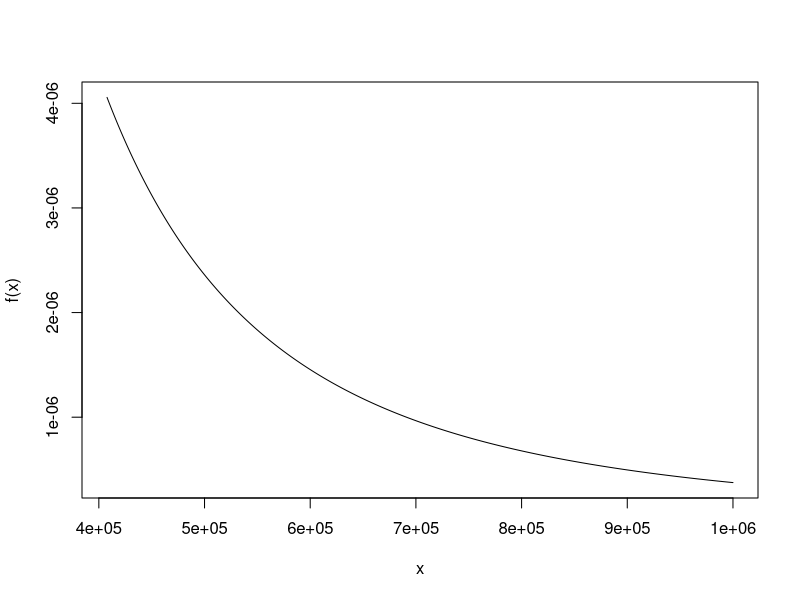
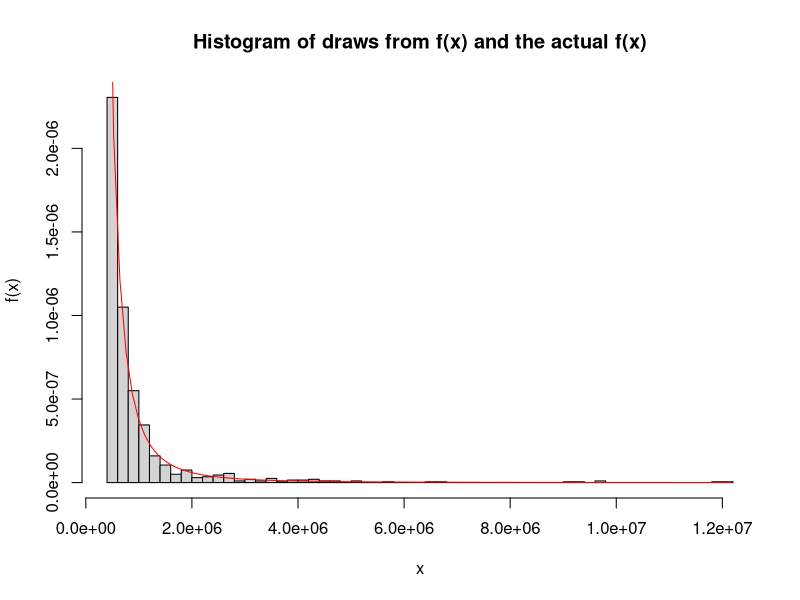
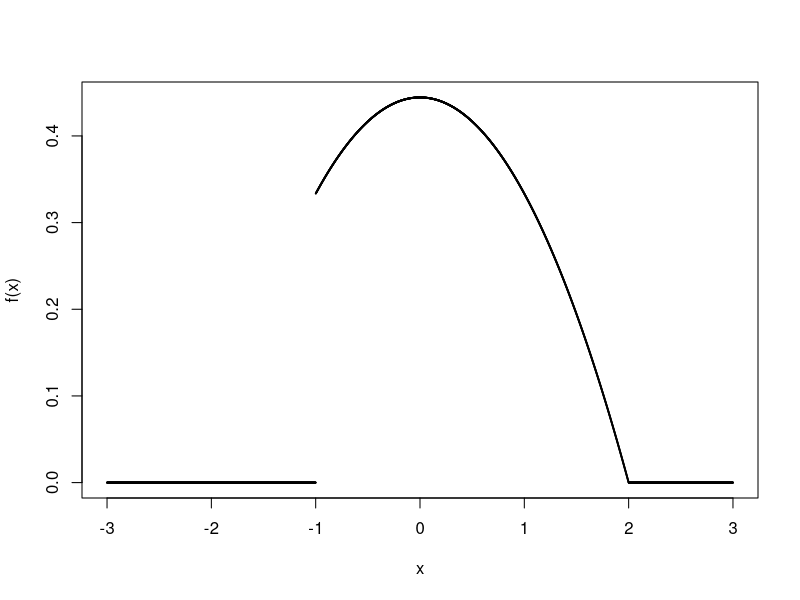
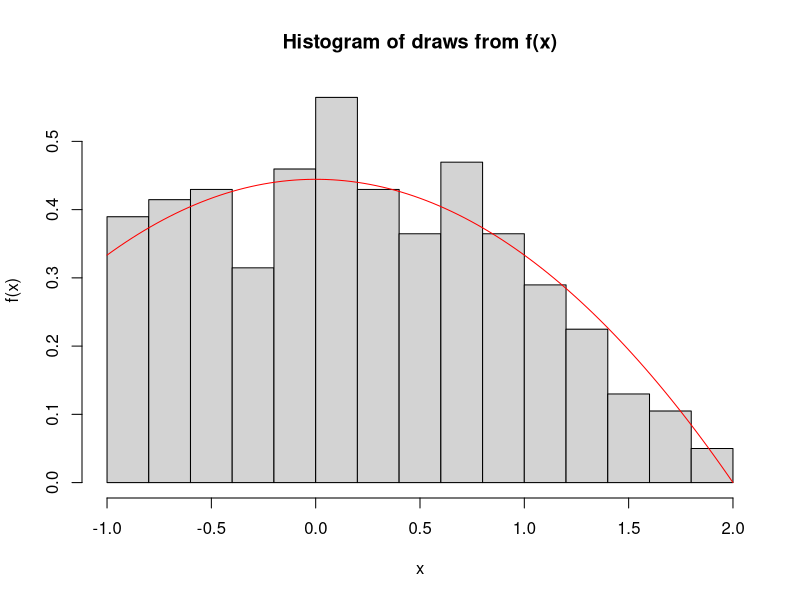
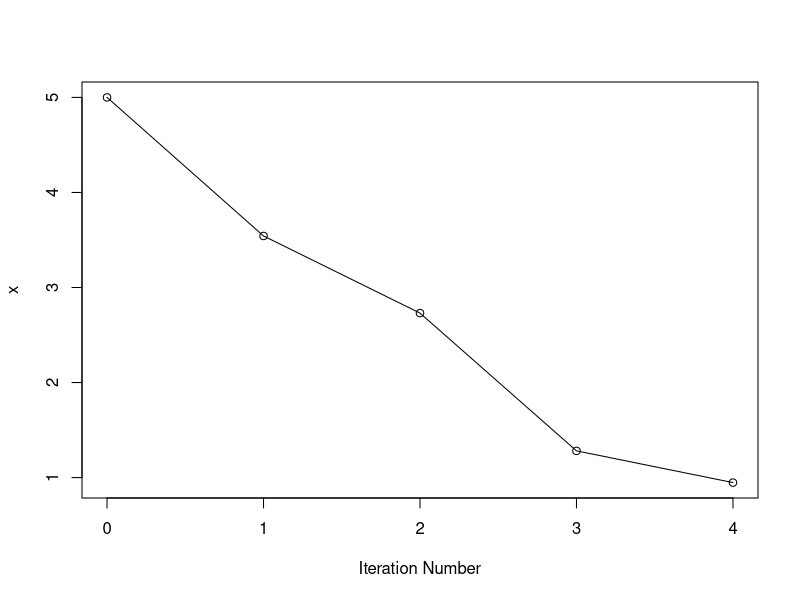
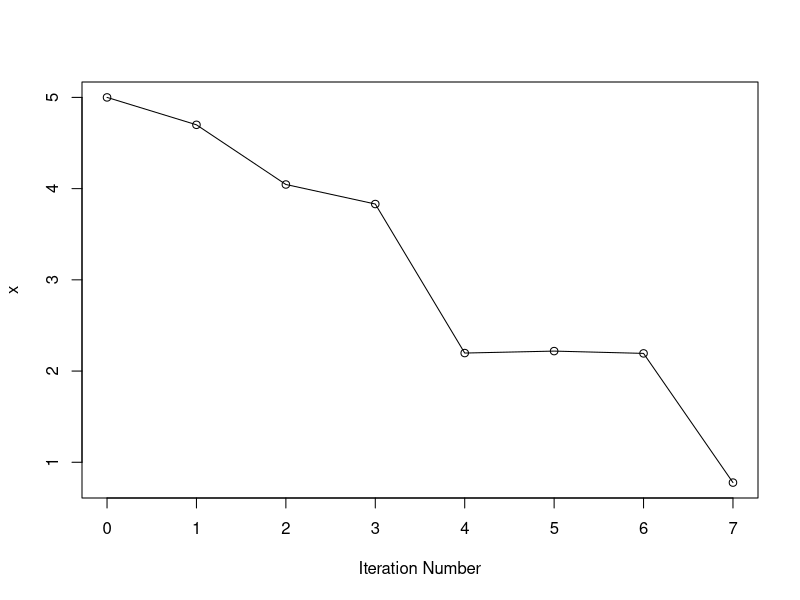
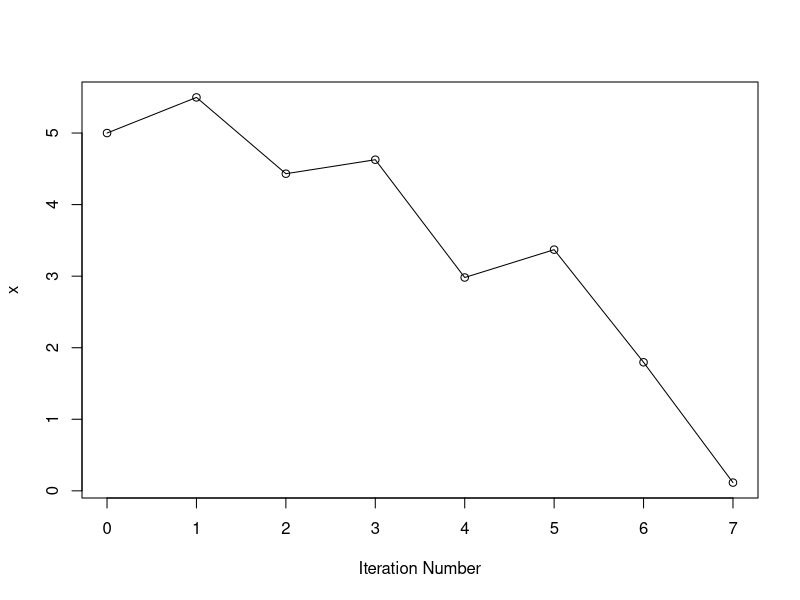
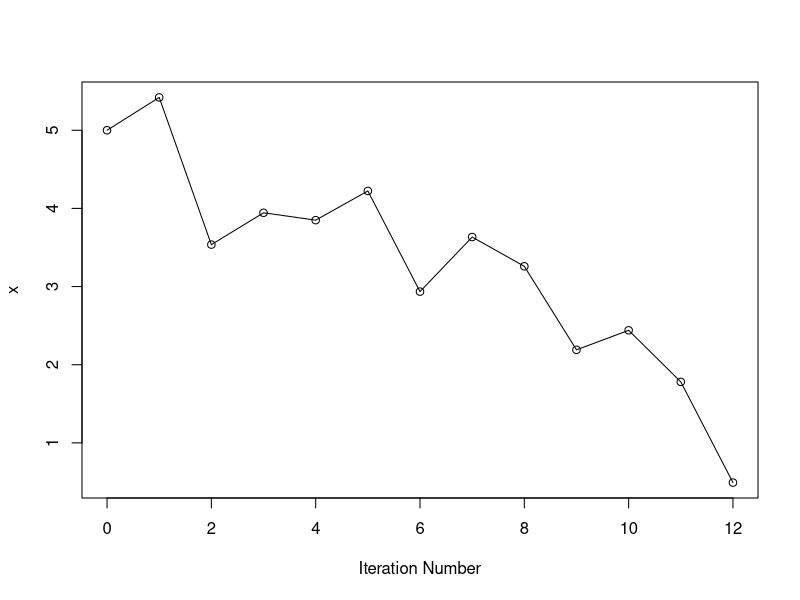

The R source for these figures, in order:
## ---- chunk 1
set.seed(1000) 
## ---- chunk 2
f <- function(x, a = 2.654, x.min = 407760){
  # p.d.f of Pareto distribution
  f <- (a - 1)/x.min * (x / x.min)^(-a)
  # the support of x is [xmin, infty)
  return(ifelse((x < x.min), 0, f))
}
x <- 407760:1000000
plot(x, f(x), xlab = "x", ylab = "f(x)", type = 'l')
## ---- chunk 3
upper.income <- function(u, a = 2.654, x.min = 407760){
  # calculate and return F inverse
  Finv <- x.min * (1 - u)^(1/(-a+1))
  # the support of u is (0, 1)
  return(ifelse((u < 0|u > 1), 0, Finv))
}
upper.income(.5)
## ---- chunk 4
u <- runif(1000)
X <- upper.income(u)
hist(X, breaks = 50, probability = TRUE, xlab = "x", ylab = "f(x)",
     main = "Histogram of draws from f(x) and the actual f(x)")
curve(f, min(X), max(X), add = TRUE, col = "red")
## ---- chunk 5
# median of the simulate set
median(X)
# 50th percentile of the Pareto
upper.income(.5)
## ---- chunk 6
f <- function(x){
    return(ifelse((x < -1|x > 2), 0, (4-x^2)/9))
}
x <- seq(-3, 3, length = 5000)
plot(x, f(x), xlab = "x", ylab = "f(x)", type = 'p', cex = .05)
## ---- chunk 7
f.max <- 4/9
e <- function(x){
  return(ifelse((x < -1|x > 2), Inf, f.max))
}
## ---- chunk 8
# number of sampled needed
n        <- 1000
# count the accepted sample
n.accept <- 0
# the simulated sample
sample   <- numeric(n)
while (n.accept <= n){
  u <- runif(1)
  # sample from g(x)
  y <- runif(1, -1, 2)
  # accept condition
  if (u < f(y)/e(y)){
    n.accept <- n.accept + 1
    sample[n.accept] <- y
  }
}
head(sample)
## ---- chunk 9
hist(sample, probability = TRUE, xlab = "x", ylab = "f(x)",
     main = "Histogram of draws from f(x)")
curve(f, -1, 2, add = TRUE, col = "red")
## ---- chunk 10
x <- 5
x.vals <- c()
while (x > 0){
  r <- runif(1, -2, 1)
  x.vals <- c(x.vals, x)
  x <- x + r
}
print(x.vals)
## ---- chunk 11
plot(0:(length(x.vals) - 1), x.vals, xlab = "Iteration Number", ylab = "x", type = "o")
## ---- chunk 12
random.walk <- function(x.start = 5, plot.walk = TRUE){
  x <- x.start
  x.vals <- c()
  while (x > 0){
    r <- runif(1, -2, 1)
    x.vals <- c(x.vals, x)
    x <- x + r
  }
  if (plot.walk == TRUE){
  plot(0:(length(x.vals) - 1), x.vals, xlab = "Iteration Number", ylab = "x",
            type = "o")
  }
  return(list(x.vals = x.vals, num.steps = length(x.vals) - 1))
}
random.walk()
random.walk()
random.walk(x.start = 10, plot.walk = FALSE)
random.walk(x.start = 10, plot.walk = FALSE)
## ---- chunk 13
n <- 10000
iter.num <- rep(NA, n)
for (i in 1:n){
  iter.num[i] <- random.walk(plot.walk = FALSE)$num.steps
}
# expected iteration
mean(iter.num)
## ---- chunk 14
random.walk <- function(x.start = 5, seed = NULL, plot.walk = TRUE){
  set.seed(seed)
  x <- x.start
  x.vals <- c()
  while (x > 0){
    r <- runif(1, -2, 1)
    x.vals <- c(x.vals, x)
    x <- x + r
  }
  if (plot.walk == TRUE){
  plot(0:(length(x.vals) - 1), x.vals, xlab = "Iteration Number", ylab = "x",
            type = "o")
  }
  return(list(x.vals = x.vals, num.steps = length(x.vals) - 1))
}
random.walk()
random.walk()
random.walk(seed = 33, plot.walk = FALSE)
random.walk(seed = 33, plot.walk = FALSE)
